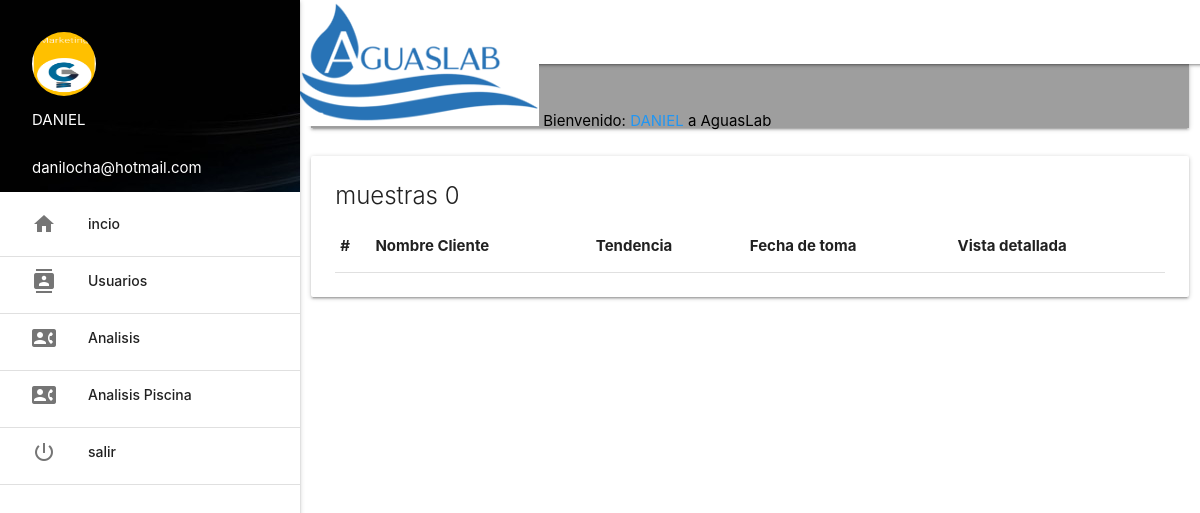
The app's page /aguaslab/plataforma/analisisPiscina/index.php (signed in), older data.
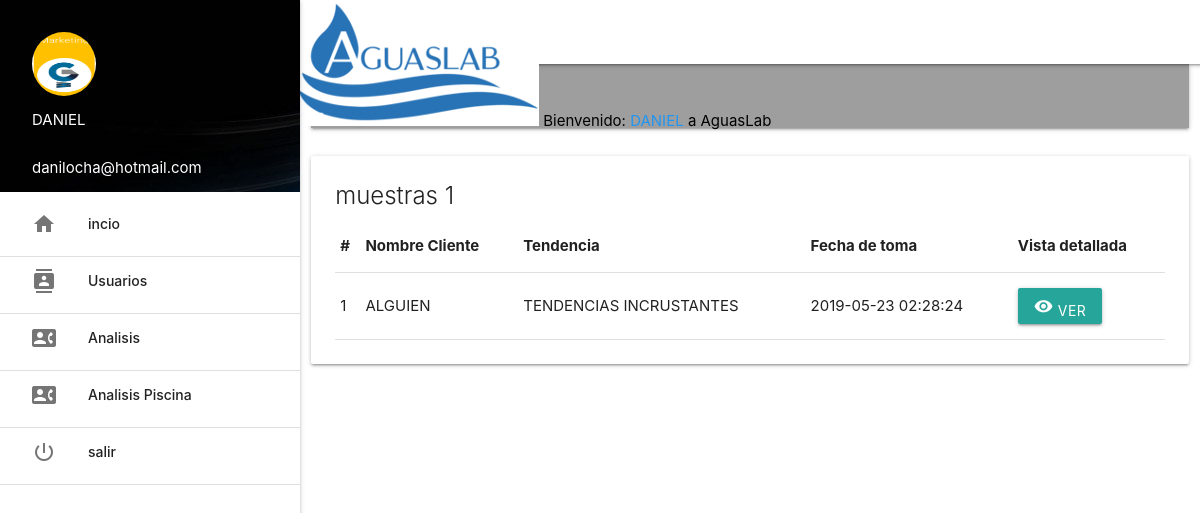
The same page, newer data.
### tables this page shows
CREATE TABLE `bitacora` (
  `id` int(11) NOT NULL,
  `user_id` int(11) NOT NULL,
  `fechaHora` timestamp NOT NULL DEFAULT CURRENT_TIMESTAMP,
  `indiceLangerier` decimal(12,3) NOT NULL,
  `tendencia` varchar(255) NOT NULL,
  `ph` decimal(12,3) NOT NULL,
  `productoPh` varchar(255) NOT NULL,
  `cantidadPh` decimal(12,3) NOT NULL,
  `cloroInicial` decimal(12,3) NOT NULL,
  `cloroFinal` decimal(12,3) NOT NULL,
  `productoCloro` varchar(255) NOT NULL,
  `cantidadCloro` decimal(12,3) NOT NULL,
  `alcalinidad` decimal(12,3) NOT NULL,
  `productoAlcalinidad` varchar(255) NOT NULL,
  `cantidadAlcalinidad` decimal(12,3) NOT NULL,
  `dureza` decimal(12,3) NOT NULL,
  `productoDureza` varchar(255) NOT NULL,
  `cantidadDureza` decimal(12,3) NOT NULL,
  `horaRotacion` time NOT NULL,
  `horaFiltracion` time NOT NULL,
  `temperatura` decimal(12,3) NOT NULL,
  `desinfeccionFiltro` enum('SI','NO') NOT NULL,
  `cepilladoParedes` enum('SI','NO') NOT NULL,
  `lavadoZonaH` enum('SI','NO') NOT NULL,
  `superCloracion` enum('SI','NO') NOT NULL,
  `productoLimpieza` varchar(255) NOT NULL,
  `cantidadLimpieza` decimal(12,3) NOT NULL
);

CREATE TABLE `usuario` (
  `id` int(3) NOT NULL,
  `nick` varchar(15) NOT NULL,
  `pass` varchar(100) NOT NULL,
  `nombre` varchar(100) NOT NULL,
  `correo` varchar(100) NOT NULL,
  `nivel` varchar(20) NOT NULL,
  `bloqueo` int(1) NOT NULL,
  `foto` varchar(50) NOT NULL
);

### aguaslab/plataforma/analisisPiscina/index.php (the view, shortened to what this page needs)
<?php include('../extend/header.php');
include('../extend/permiso.php'); ?>
<div class="row">
	<div class="col s12">
		<nav class="grey">
			<div class="nav-wrapper">
				<div class="input-field">
					<input type="search" id="buscar">
					<label for="buscar"><i class="material-icons">search</i></label>
					<i class="material-icons">close</i>
				</div>
			</div>
		</nav>
	</div>
</div>
<?php
$sel = $con->query("SELECT bitacora.id,usuario.nombre,bitacora.tendencia,bitacora.fechaHora FROM bitacora,piscineros,usuario WHERE bitacora.user_id=piscineros.piscinero_id AND piscineros.cliente_id=usuario.id");
$row = mysqli_num_rows($sel);
 ?>
<div class="row">
	<div class="col s12">
		<div class="card">
			<div class="card-content">
				<span class="card-title">muestras <?php echo $row; ?></span>
				<table>
					<thead>
						<tr class="cabecera">
							<th>#</th>
							<th>Nombre Cliente</th>
							<th>Tendencia</th>
							<th>Fecha de toma</th>
							<th>Vista detallada</th>
						</tr>
					</thead>
					<?php $cont=1 ?>
					<?php while($f = $sel->fetch_assoc()){ ?>
						<tr>
							<td><?php echo $cont; ?></td>
							<td><?php echo $f['nombre']; ?></td>
							<td><?php echo $f['tendencia']; ?></td>
							<td><?php echo $f['fechaHora']; ?></td>
							<td><button onclick="modal(<?php echo $f['id']; ?>)" data-target="modalMuestra" class="btn modal-trigger"><i class="material-icons">remove_red_eye</i> Ver </button></td>
						<?php $cont++ ?>
						</tr>
					<?php } ?>
				</table>
			</div>
		</div>
	</div>
</div>
<?php include('../extend/scripts.php') ?>

### aguaslab/plataforma/extend/header.php (shortened to what this page needs)
<!DOCTYPE html>
<html lang="es">
<head>
	<link rel="stylesheet" href="../css/materialize.min.css">
	<link rel="stylesheet" href="https://cdnjs.cloudflare.com/ajax/libs/limonte-sweetalert2/6.3.2/sweetalert2.css">
</head>
	<body>
		<main>
			<?php
				if ($_SESSION['nivel'] == 'ADMINISTRADOR') {
					include 'menu-admin.php';
				}elseif($_SESSION['nivel'] == 'CLIENTE'){
					include 'menu-asesor.php';
				}else{
					include 'menu-piscinero.php';
				}
			 ?>

### aguaslab/plataforma/extend/menu-admin.php (shortened to what this page needs)
<div class="navbar-fixed">
  <nav>
    <div class="nav-wrapper menu white ">
      <a href="index" class=""><img src="images/logo.png" alt=""></a>
      <a class="black-text" style="text-align: center; width: 100%;">Bienvenido:  <span class="blue-text"><?php echo $_SESSION['nombre'] ?></span> a AguasLab</a>
        <ul  class="sidenav sidenav-fixed" id="slide-out">
         <li>
		<div class="user-view">
			<div class="background">
				<img src="../img/fondo.jpg" alt="">
			</div>
			<a href="../perfil/index.php"><img src="../usuarios/<?php echo $_SESSION['foto'] ?>" class="circle" alt=""></a>
			<a href="../perfil/perfil.php" class="white-text"><?php echo $_SESSION['nombre'] ?></a>
			<a href="" class="white-text"><?php echo $_SESSION['correo'] ?></a>
		</div>
	</li>
	<li><a href="../inicio"><i class="material-icons">home</i>incio</a></li>
	<li><div class="divider"></div></li>
		<li><a href="../usuarios"><i class="material-icons">contacts</i>Usuarios</a></li>
	<li><div class="divider"></div></li>
			<li><a href="../analisis"><i class="material-icons">contact_phone</i>Analisis</a></li>
	<li><div class="divider"></div></li>
			<li><a href="../analisisPiscina"><i class="material-icons">contact_phone</i>Analisis Piscina</a></li>
	<li><div class="divider"></div></li>
	<li><a href="../login/salir.php"><i class="material-icons">power_settings_new</i>salir</a></li>
	<li><div class="divider"></div></li>
        </ul>
    </div>
  </nav>
</div>

### aguaslab/plataforma/extend/scripts.php (shortened to what this page needs)
</main>

### aguaslab/plataforma/extend/header.php (style rules this page uses)
header, main, footer { padding-left: 300px; }

Row changes from the older to the newer data that the page shows:
added bitacora: usuario.nombre "ALGUIEN", tendencia "TENDENCIAS INCRUSTANTES", fechaHora "2019-05-23 02:28:24"
Text that changed along with them:
$row: "0" → "1"
